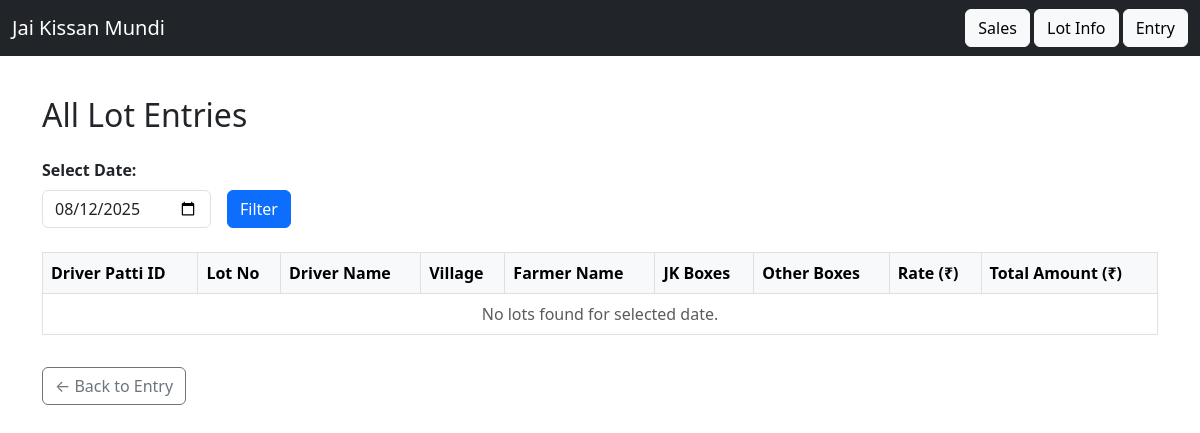
The app's page /lots, older data.
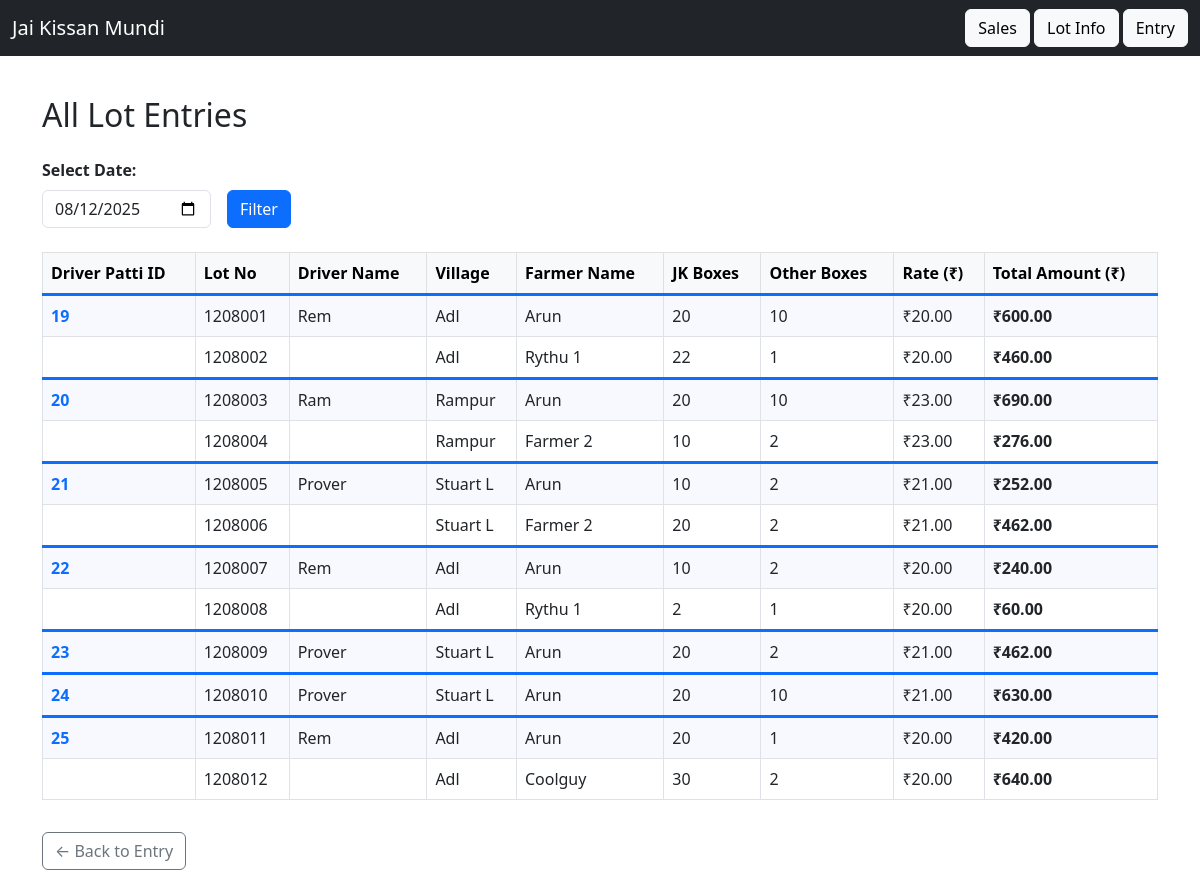
The same page, newer data.
### app/models.py (models this page shows)
class LotInfo(db.Model):
    id = db.Column(db.Integer, primary_key=True)
    driver_patti_id = db.Column(db.Integer, db.ForeignKey('driver_patti.id'))
    farmer_id = db.Column(db.Integer, db.ForeignKey('farmer.id'))
    lot_number = db.Column(db.String(50))
    jk_boxes = db.Column(db.Integer)
    other_boxes = db.Column(db.Integer)
    transport_rate = db.Column(db.Float)
    total_boxes = db.Column(db.Integer)
    transport_amount = db.Column(db.Float)
    date = db.Column(db.String(20))

class Driver(db.Model):
    id = db.Column(db.Integer, primary_key=True)
    name = db.Column(db.String(100), nullable=False)
    vehicle_number = db.Column(db.String(50))
    village = db.Column(db.String(100))
    default_rate = db.Column(db.Float)

class Farmer(db.Model):
    id = db.Column(db.Integer, primary_key=True)
    name = db.Column(db.String(100), nullable=False)

### app/routes.py (the view)
@main.route('/lots', methods=['GET'])
def show_lots():
    selected_date = request.args.get('date', date.today().isoformat())
    conn = get_db_connection()
    lots = conn.execute("""
        SELECT
            dp.id as driver_patti_id,
            l.lot_number,
            d.name AS driver_name,
            d.village AS village,
            f.name AS farmer_name,
            l.jk_boxes,
            l.other_boxes,
            dp.transport_rate,
            (l.jk_boxes + l.other_boxes) * dp.transport_rate AS total_amount
        FROM lot_info l
        JOIN driver_patti dp ON l.driver_patti_id = dp.id
        JOIN driver d ON dp.driver_id = d.id
        JOIN farmer f ON l.farmer_id = f.id
        WHERE dp.date = ?
        ORDER BY dp.id ASC, l.lot_number ASC
    """, (selected_date,)).fetchall()
    conn.close()
    return render_template('lots.html', lots=lots, selected_date=selected_date)

### app/routes.py (called while the page is built)
def get_db_connection():
    conn = sqlite3.connect(DB_PATH)
    conn.row_factory = sqlite3.Row  # Allows accessing columns by name
    return conn

### app/templates/lots.html (shortened to what this page needs)
{% extends 'base.html' %}
{% block content %}
<h2 class="mb-4">All Lot Entries</h2>
<form method="get" class="row g-3 align-items-end mb-4">
  <div class="col-auto">
    <label for="date" class="form-label">Select Date:</label>
    <input type="date" id="date" name="date" value="{{ selected_date }}" class="form-control" required>
  </div>
  <div class="col-auto">
    <button type="submit" class="btn btn-primary">Filter</button>
  </div>
</form>
<div class="table-responsive">
  <table class="table table-bordered table-hover align-middle">
    <thead class="table-light">
      <tr>
        <th scope="col">Driver Patti ID</th>
        <th scope="col">Lot No</th>
        <th scope="col">Driver Name</th>
        <th scope="col">Village</th>
        <th scope="col">Farmer Name</th>
        <th scope="col">JK Boxes</th>
        <th scope="col">Other Boxes</th>
        <th scope="col">Rate (₹)</th>
        <th scope="col">Total Amount (₹)</th>
      </tr>
    </thead>
<tbody>
  {% set ns = namespace(last=None) %}
  {% for row in lots %}
    {% set new_group = (row.driver_patti_id != ns.last) %}
    <tr class="{% if new_group %}patti-start{% endif %}">
      <td>
        {% if new_group %}
          <a href="{{ url_for('main.edit_patti', patti_id=row.driver_patti_id) }}">
            {{ row.driver_patti_id }}
          </a>
        {% endif %}
      </td>
      <td>{{ row.lot_number }}</td>
      <td>{% if new_group %}{{ row.driver_name }}{% endif %}</td>
      <td>{{ row.village }}</td>
      <td>{{ row.farmer_name }}</td>
      <td>{{ row.jk_boxes }}</td>
      <td>{{ row.other_boxes }}</td>
      <td>₹{{ "%.2f"|format(row.transport_rate) }}</td>
      <td><strong>₹{{ "%.2f"|format(row.total_amount) }}</strong></td>
    </tr>
    {% set ns.last = row.driver_patti_id %}
  {% else %}
    <tr>
      <td colspan="9" class="text-center text-muted">No lots found for selected date.</td>
    </tr>
  {% endfor %}
</tbody>
  </table>
</div>
<a href="{{ url_for('main.entry') }}" class="btn btn-outline-secondary mt-3">← Back to Entry</a>
{% endblock %}

Row changes from the older to the newer data that the page shows:
added LotInfo: driver_patti_id "19", lot_number "1208001", driver_name "Rem", village "Adl", farmer_name "Arun", jk_boxes "20", other_boxes "10", transport_rate "20.00", total_amount "600.00"
added LotInfo: lot_number "1208002", village "Adl", farmer_name "Rythu 1", jk_boxes "22", other_boxes "1", transport_rate "20.00", total_amount "460.00"
added LotInfo: driver_patti_id "20", lot_number "1208003", driver_name "Ram", village "Rampur", farmer_name "Arun", jk_boxes "20", other_boxes "10", transport_rate "23.00", total_amount "690.00"
added LotInfo: lot_number "1208004", village "Rampur", farmer_name "Farmer 2", jk_boxes "10", other_boxes "2", transport_rate "23.00", total_amount "276.00"
added LotInfo: driver_patti_id "21", lot_number "1208005", driver_name "Prover", village "Stuart L", farmer_name "Arun", jk_boxes "10", other_boxes "2", transport_rate "21.00", total_amount "252.00"
added LotInfo: lot_number "1208006", village "Stuart L", farmer_name "Farmer 2", jk_boxes "20", other_boxes "2", transport_rate "21.00", total_amount "462.00"
added LotInfo: driver_patti_id "22", lot_number "1208007", driver_name "Rem", village "Adl", farmer_name "Arun", jk_boxes "10", other_boxes "2", transport_rate "20.00", total_amount "240.00"
added LotInfo: lot_number "1208008", village "Adl", farmer_name "Rythu 1", jk_boxes "2", other_boxes "1", transport_rate "20.00", total_amount "60.00"
added LotInfo: driver_patti_id "23", lot_number "1208009", driver_name "Prover", village "Stuart L", farmer_name "Arun", jk_boxes "20", other_boxes "2", transport_rate "21.00", total_amount "462.00"
added LotInfo: driver_patti_id "24", lot_number "1208010", driver_name "Prover", village "Stuart L", farmer_name "Arun", jk_boxes "20", other_boxes "10", transport_rate "21.00", total_amount "630.00"
added LotInfo: driver_patti_id "25", lot_number "1208011", driver_name "Rem", village "Adl", farmer_name "Arun", jk_boxes "20", other_boxes "1", transport_rate "20.00", total_amount "420.00"
added LotInfo: lot_number "1208012", village "Adl", farmer_name "Coolguy", jk_boxes "30", other_boxes "2", transport_rate "20.00", total_amount "640.00"
Text that changed along with them:
text no longer shown: "No lots found for selected date."
